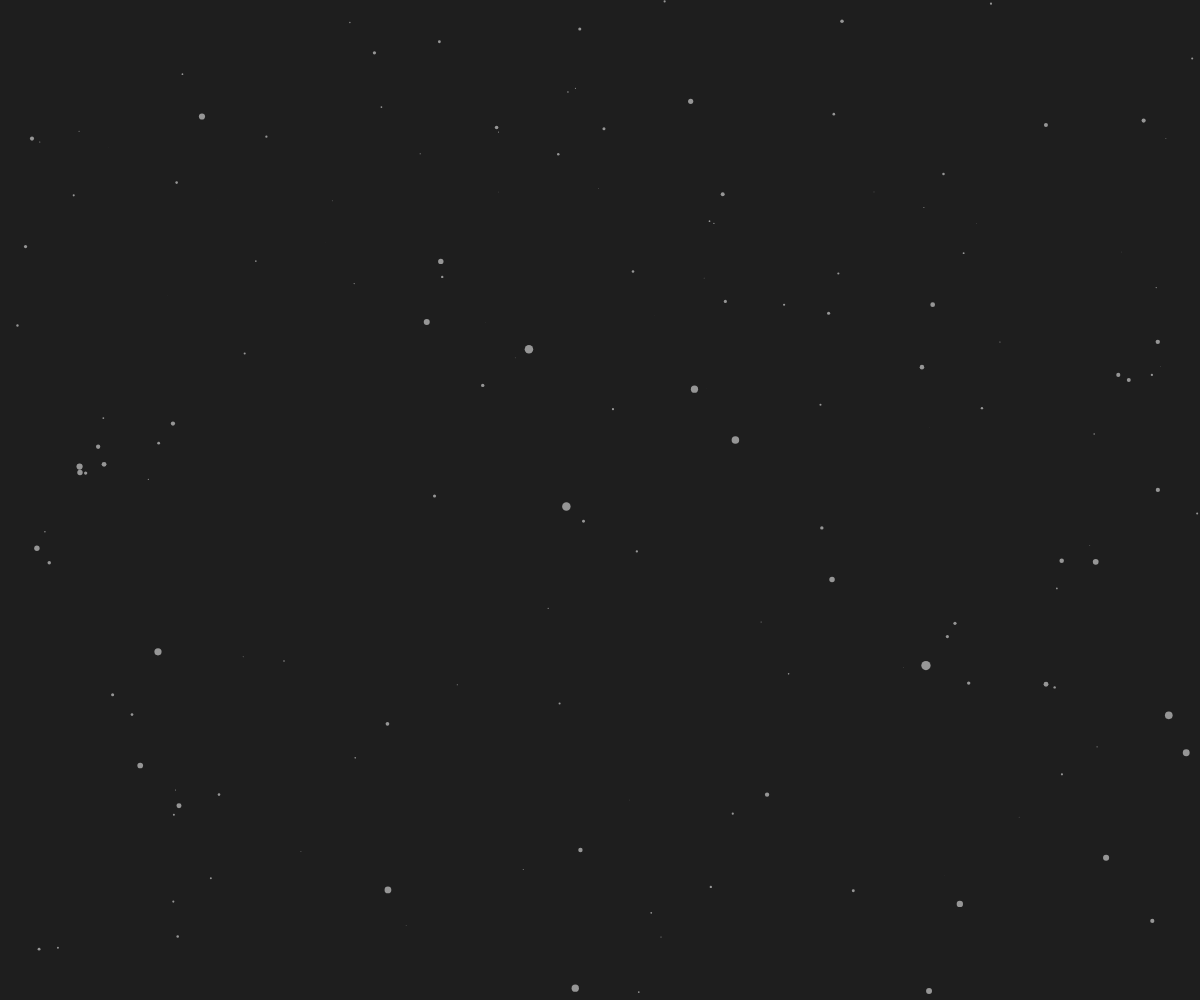
Frame 1 (no input)
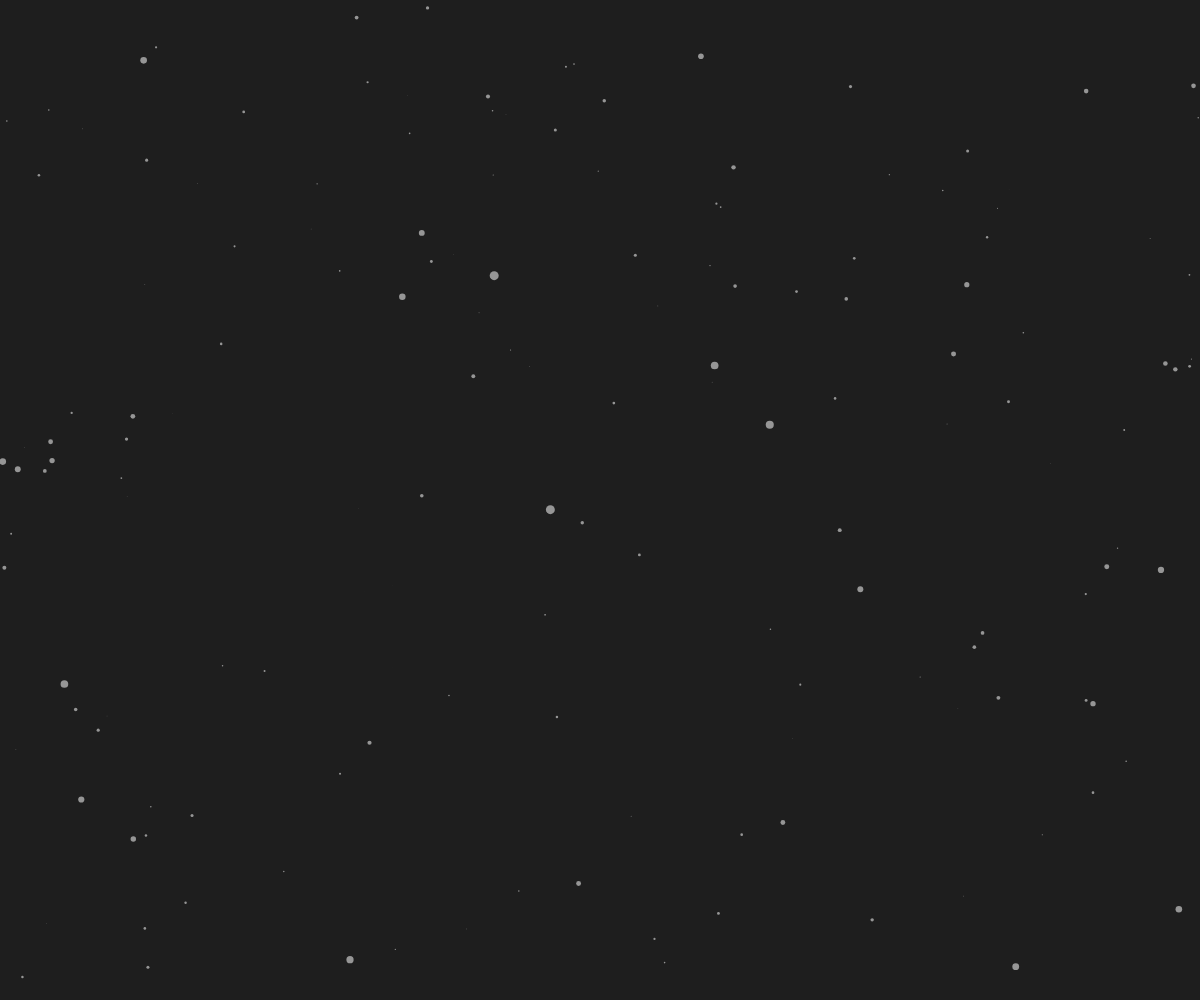
Frame 60 (no input)
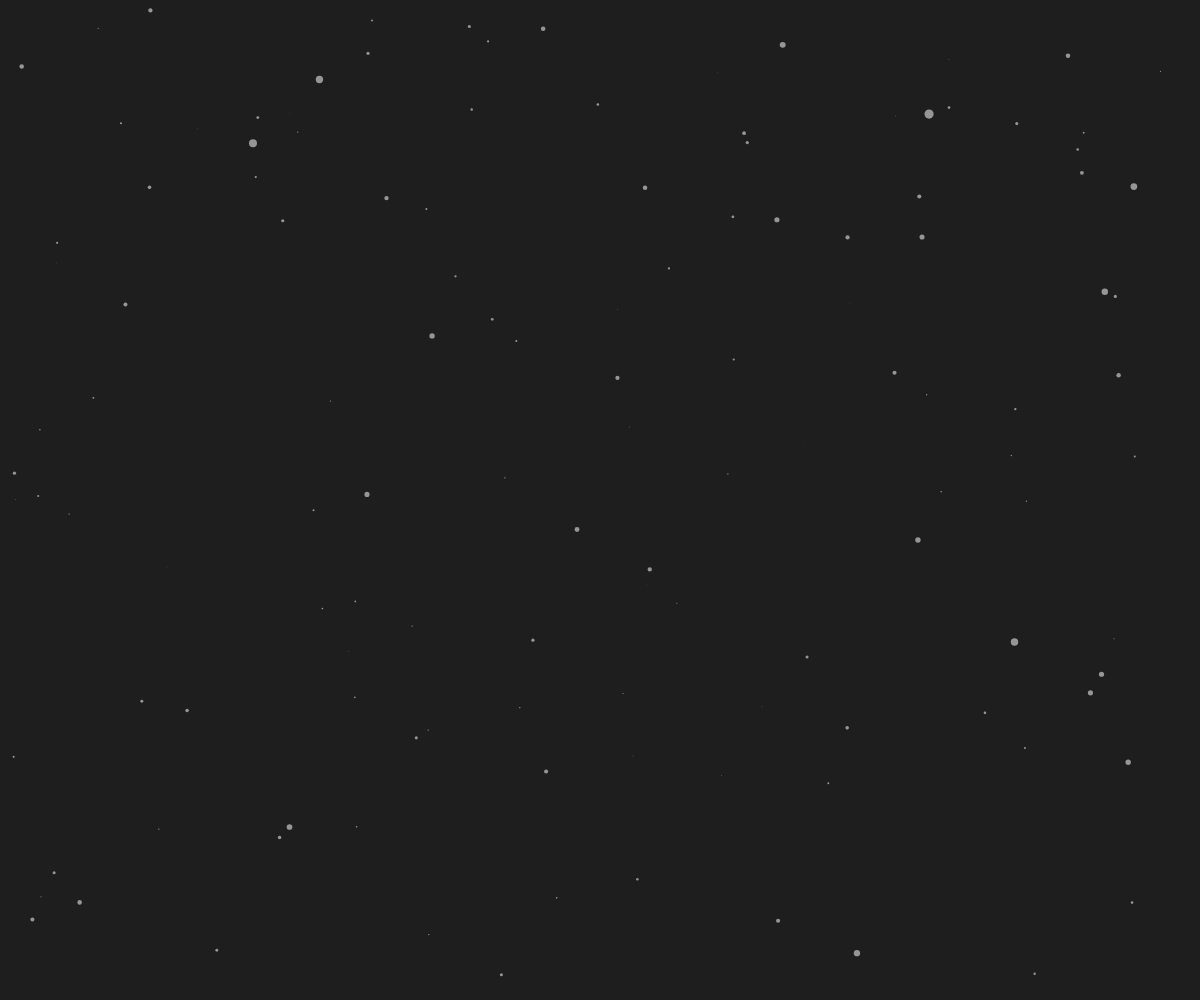
Frame 120 (the mouse pressed at the canvas centre since frame 60)

The p5.js sketch that drew these frames (run headless with seeded random() and noise() and a simulated clock; from frame 60 on, the mouse is pressed at the canvas centre):

// p5.js sketch
// ── sketch.js
let stars = [];
let speed = 1;

function setup() {
  createCanvas(windowWidth, windowHeight);

  for(i=0;i<400;i++){
    stars[i] = new Star;
  }
}

function draw() {
  background(30);
  speed = map(mouseY,0,height,1,5);

  push();
  translate(width/2, height/2);
  for(i=0;i<400;i++){
    stars[i].update();
    stars[i].display();
  }
  pop();
}

class Star {
  constructor(){
    this.x = random(-width/2, width/2);
    this.y = random(-height/2,height/2);
    this.z = random(width);
  }

  display(){
    let sx = map(this.x/this.z, 0,1,0,width);
    let sy = map(this.y/this.z, 0,1,0,height);

    push();
    translate(sx,sy);

    fill(150);
    noStroke();

    let size = map(this.z,0,width,10,0);
    ellipse(0,0,size,size);
    pop();
  }

  update(){
    this.z = this.z - speed;
    if(this.z < 1){
      this.z = width;
      this.x = random(-width/2, width/2);
      this.y = random(-height/2,height/2);
    }
  }
}
